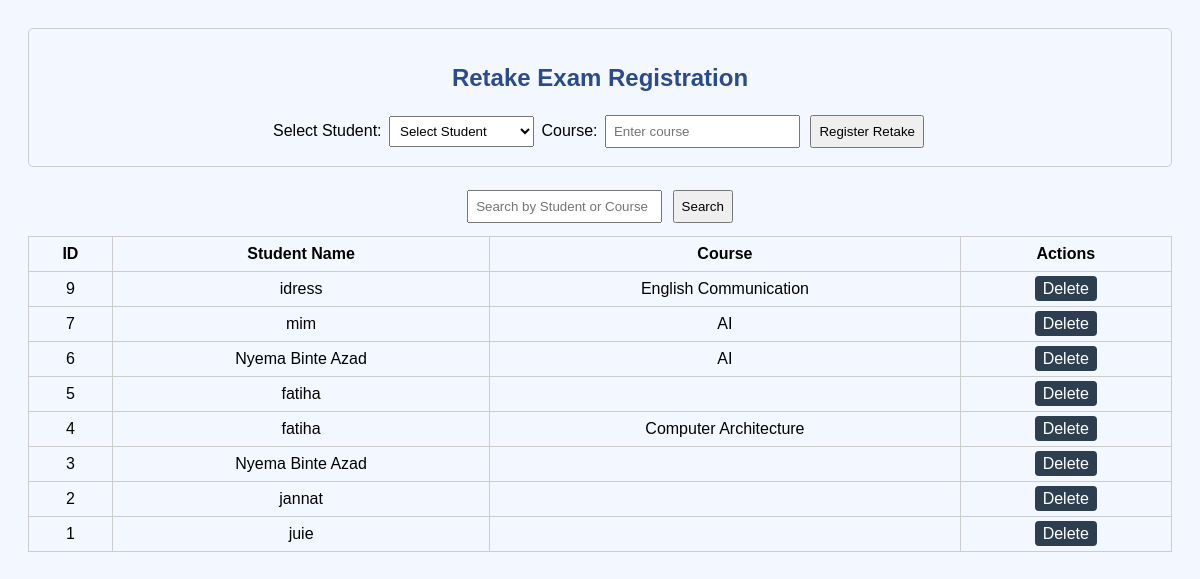
Page /retake.php on the committed database.
### tables this page shows
CREATE TABLE `retakes` (
  `id` int(11) NOT NULL,
  `student_id` int(11) NOT NULL,
  `Course` varchar(50) NOT NULL
);

CREATE TABLE `students` (
  `id` int(11) NOT NULL,
  `name` varchar(100) NOT NULL,
  `course` varchar(100) NOT NULL,
  `email` varchar(100) DEFAULT NULL,
  `year` varchar(20) NOT NULL
);

### retake.php (the view, shortened to what this page needs)
<?php
include 'db_connect.php';
?>
<!DOCTYPE html>
<html lang="en">
<head>
<link rel="stylesheet" href="style.css">
</head>
<body>
<div class="add-form">
<h2>Retake Exam Registration</h2>
<form method="post">
    <label>Select Student:</label>
    <select name="student_id" id="student_id" onchange="setCourse()" required>
        <option value="">Select Student</option>
    </select>
    <label>Course:</label>
    <input type="text" id="course" name="course" placeholder="Enter course" required>
    <input type="submit" name="add" value="Register Retake">
</form>
</div>
<?php
$search = $_GET['search'] ?? '';
$res = mysqli_query($conn,"SELECT r.id, s.name, r.course
FROM retakes r
JOIN students s ON r.student_id=s.id
WHERE s.name LIKE '%$search%' OR r.course LIKE '%$search%'
ORDER BY r.id DESC");
?>
<form method="get">
<input type="text" name="search" placeholder="Search by Student or Course" value="<?= $search ?>">
<input type="submit" value="Search">
</form>
<table>
<tr><th>ID</th><th>Student Name</th><th>Course</th><th>Actions</th></tr>
<?php
while($row=mysqli_fetch_assoc($res)){
    echo "<tr>
    <td>{$row['id']}</td>
    <td>{$row['name']}</td>
    <td>{$row['course']}</td>
    <td>
        <a class='action-btn' href='retake.php?delete={$row['id']}' onclick=\"return confirm('Delete retake?')\">Delete</a>
    </td>
    </tr>";
}
?>
</table>
</body>
</html>

### style.css (style rules this page uses)
body { font-family: Arial; text-align: center; background: #f3f7ff; }
h1, h2 { color: #2b4b8a; }
form input, form button { padding: 7px; margin: 3px; }
table { margin: 20px auto; border-collapse: collapse; width: 80%; }
th, td { padding: 8px 12px; border: 1px solid #999; }

### retake.php (style rules this page uses)
body { font-family:Arial;padding:20px; }
table { width:100%;border-collapse:collapse;margin-top:10px; }
th,td { border:1px solid #ccc;padding:8px;text-align:center; }
input, select { padding:6px;margin:3px; }
.action-btn { padding:4px 8px;margin:2px;text-decoration:none;background:#2c3e50;color:white;border-radius:4px; }
.add-form { margin-bottom:20px;border:1px solid #ccc;padding:15px;border-radius:5px; }

### rows in the picture
retakes: id "9", student.name "idress", Course "English Communication"
retakes: id "7", student.name "mim", Course "AI"
retakes: id "6", student.name "Nyema Binte Azad", Course "AI"
retakes: id "5", student.name "fatiha"
retakes: id "4", student.name "fatiha", Course "Computer Architecture"
retakes: id "3", student.name "Nyema Binte Azad"
retakes: id "2", student.name "jannat"
retakes: id "1", student.name "juie"
